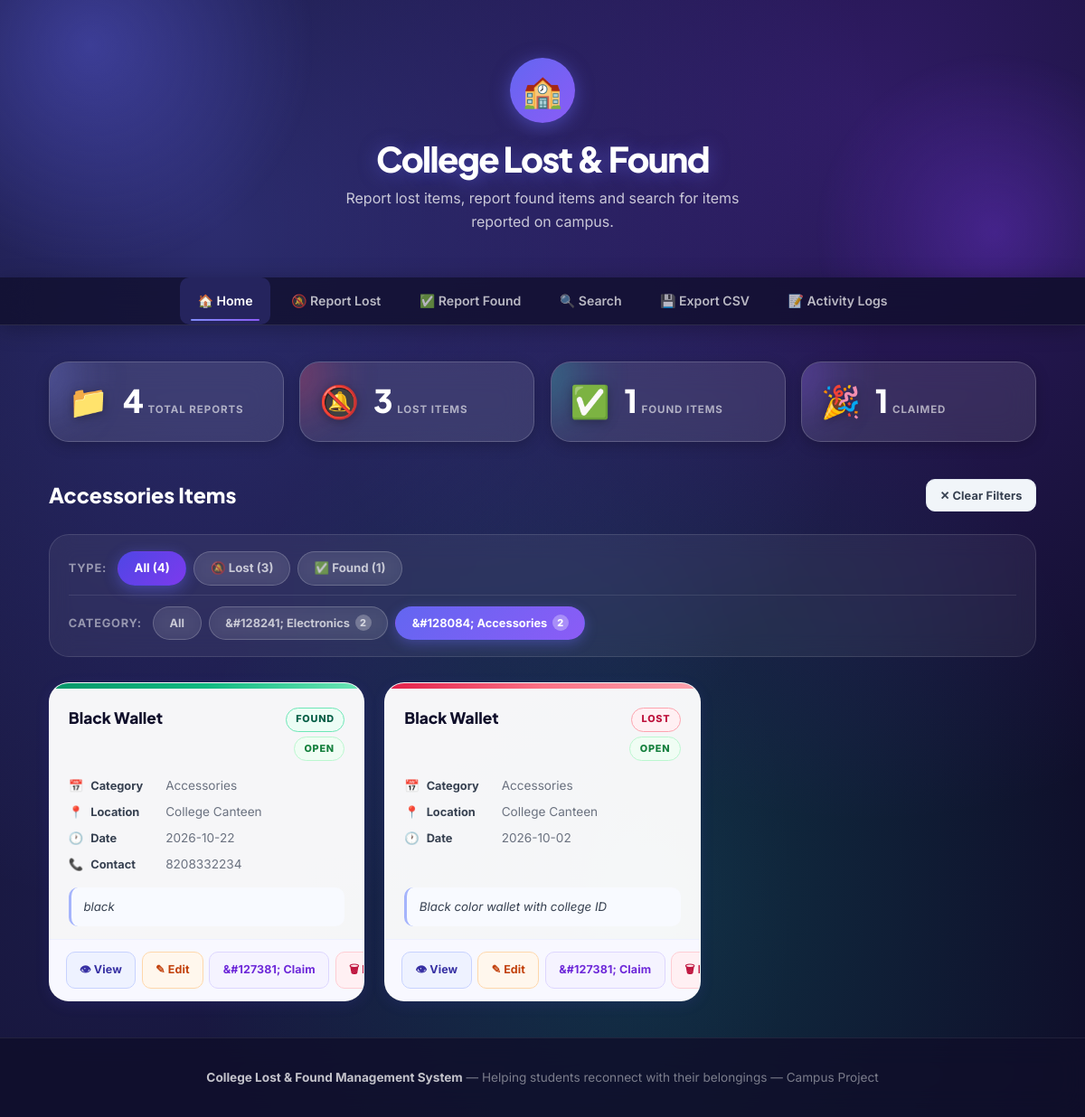
The page /?category=Accessories on the database its author committed.
### tables this page shows
CREATE TABLE items (
            id INTEGER PRIMARY KEY AUTOINCREMENT,
            item_type TEXT NOT NULL,
            item_name TEXT NOT NULL,
            category TEXT NOT NULL,
            location TEXT NOT NULL,
            date TEXT NOT NULL,
            description TEXT
        , contact TEXT, status TEXT NOT NULL DEFAULT 'Open');

### app.py (the view)
@app.route("/")
def home():
    filter_type     = request.args.get("filter",   "All")
    filter_category = request.args.get("category", "All")
    conn = None
    try:                                            # EXCEPTION HANDLING
        conn = get_db_connection()
        conditions, params = [], []
        if filter_type in ("Lost", "Found"):
            conditions.append("item_type = ?")
            params.append(filter_type)
        if filter_category != "All" and filter_category in CATEGORIES:
            conditions.append("category = ?")
            params.append(filter_category)
        where  = ("WHERE " + " AND ".join(conditions)) if conditions else ""
        items  = conn.execute(f"SELECT * FROM items {where} ORDER BY id DESC", params).fetchall()
        total   = conn.execute("SELECT COUNT(*) FROM items").fetchone()[0]
        lost    = conn.execute("SELECT COUNT(*) FROM items WHERE item_type='Lost'").fetchone()[0]
        found   = conn.execute("SELECT COUNT(*) FROM items WHERE item_type='Found'").fetchone()[0]
        claimed = conn.execute("SELECT COUNT(*) FROM items WHERE status='Claimed'").fetchone()[0]
        cat_counts = {}
        for cat in CATEGORIES:
            cat_counts[cat] = conn.execute(
                "SELECT COUNT(*) FROM items WHERE category=?", (cat,)
            ).fetchone()[0]
        stats = {"total": total, "lost": lost, "found": found, "claimed": claimed}
        return render_template("index.html", items=items, stats=stats,
                               filter_type=filter_type, filter_category=filter_category,
                               categories=CATEGORIES, cat_counts=cat_counts)
    except Exception as e:                          # EXCEPTION HANDLING
        flash(f"Error loading items: {str(e)}", "error")
        return render_template("index.html", items=[], stats={},
                               filter_type="All", filter_category="All",
                               categories=CATEGORIES, cat_counts={})
    finally:                                        # EXCEPTION HANDLING
        if conn:
            conn.close()

### app.py (called while the page is built)
def get_db_connection():
    conn = sqlite3.connect("database.db")
    conn.row_factory = sqlite3.Row
    return conn

### templates/index.html (shortened to what this page needs)
{% extends "base.html" %}
{% block content %}
<div class="stats-grid">
    <div class="stat-card total">
        <div class="stat-icon">&#128193;</div>
        <div class="stat-info">
            <span class="stat-num">{{ stats.total }}</span>
            <span class="stat-label">Total Reports</span>
        </div>
    </div>
    <div class="stat-card lost-s">
        <div class="stat-icon">&#128277;</div>
        <div class="stat-info">
            <span class="stat-num">{{ stats.lost }}</span>
            <span class="stat-label">Lost Items</span>
        </div>
    </div>
    <div class="stat-card found-s">
        <div class="stat-icon">&#9989;</div>
        <div class="stat-info">
            <span class="stat-num">{{ stats.found }}</span>
            <span class="stat-label">Found Items</span>
        </div>
    </div>
    <div class="stat-card claimed-s">
        <div class="stat-icon">&#127881;</div>
        <div class="stat-info">
            <span class="stat-num">{{ stats.claimed }}</span>
            <span class="stat-label">Claimed</span>
        </div>
    </div>
</div>
<div class="page-header">
    <h2 class="page-title">
        {% if filter_category != 'All' %}
            {{ filter_category }} Items
        {% elif filter_type != 'All' %}
            {{ filter_type }} Items
        {% else %}
            All Reported Items
        {% endif %}
    </h2>
    {% if filter_type != 'All' or filter_category != 'All' %}
        <a href="{{ url_for('home') }}" class="btn btn-secondary" style="font-size:0.8rem; padding:0.4rem 0.9rem;">&#10005; Clear Filters</a>
    {% endif %}
</div>
<div class="filter-section">
    <div class="filter-bar">
        <span class="filter-label">Type:</span>
        <a href="{{ url_for('home', category=filter_category if filter_category != 'All' else None) }}"
           class="filter-btn {{ 'active-all' if filter_type == 'All' }}">All ({{ stats.total }})</a>
        <a href="{{ url_for('home', filter='Lost', category=filter_category if filter_category != 'All' else None) }}"
           class="filter-btn {{ 'active-lost' if filter_type == 'Lost' }}">&#128277; Lost ({{ stats.lost }})</a>
        <a href="{{ url_for('home', filter='Found', category=filter_category if filter_category != 'All' else None) }}"
           class="filter-btn {{ 'active-found' if filter_type == 'Found' }}">&#9989; Found ({{ stats.found }})</a>
    </div>
    <div class="filter-bar category-filter-bar">
        <span class="filter-label">Category:</span>
        {% set cat_icons = {
            'Electronics': '&#128241;',
            'Books':       '&#128218;',
            'Documents':   '&#128196;',
            'Accessories': '&#128084;',
            'Clothing':    '&#128085;',
            'ID Card':     '&#128100;',
            'Keys':        '&#128273;',
            'Other':       '&#128230;'
        } %}
        <a href="{{ url_for('home', filter=filter_type if filter_type != 'All' else None) }}"
           class="filter-btn cat-btn {{ 'cat-active' if filter_category == 'All' }}">All</a>
        {% for cat in categories %}
            {% if cat_counts[cat] > 0 %}
                <a href="{{ url_for('home', category=cat, filter=filter_type if filter_type != 'All' else None) }}"
                   class="filter-btn cat-btn {{ 'cat-active' if filter_category == cat }}">
                    {{ cat_icons[cat] }} {{ cat }}
                    <span class="cat-count">{{ cat_counts[cat] }}</span>
                </a>
            {% endif %}
        {% endfor %}
    </div>
</div>
{% if items %}
    <div class="items-grid">
        {% for item in items %}
            <div class="item-card {{ 'lost-card' if item['item_type'] == 'Lost' else 'found-card' }}">
                <div class="card-strip {{ 'lost' if item['item_type'] == 'Lost' else 'found' }}"></div>
                <div class="card-body">
                    <div class="card-header-row">
                        <h3 class="item-title">{{ item['item_name'] }}</h3>
                        <div class="badge-group">
                            <span class="badge {{ 'badge-lost' if item['item_type'] == 'Lost' else 'badge-found' }}">
                                {{ item['item_type'] }}
                            </span>
                            <span class="badge {{ 'badge-claimed' if item['status'] == 'Claimed' else 'badge-open' }}">
                                {{ item['status'] }}
                            </span>
                        </div>
                    </div>
                    <div class="item-meta">
                        <div class="meta-row">
                            <span class="meta-icon">&#128197;</span>
                            <span class="meta-label">Category</span>
                            <span class="meta-value">{{ item['category'] }}</span>
                        </div>
                        <div class="meta-row">
                            <span class="meta-icon">&#128205;</span>
                            <span class="meta-label">Location</span>
                            <span class="meta-value">{{ item['location'] }}</span>
                        </div>
                        <div class="meta-row">
                            <span class="meta-icon">&#128336;</span>
                            <span class="meta-label">Date</span>
                            <span class="meta-value">{{ item['date'] }}</span>
                        </div>
                        {% if item['contact'] %}
                        <div class="meta-row">
                            <span class="meta-icon">&#128222;</span>
                            <span class="meta-label">Contact</span>
                            <span class="meta-value">{{ item['contact'] }}</span>
                        </div>
                        {% endif %}
                    </div>
                    {% if item['description'] %}
                        <div class="card-description">{{ item['description'] }}</div>
                    {% endif %}
                </div>
                <div class="card-actions">
                    <a href="{{ url_for('item_detail', id=item['id']) }}" class="btn btn-detail">&#128065; View</a>
                    <a href="{{ url_for('edit', id=item['id']) }}"        class="btn btn-edit">&#9998; Edit</a>
                    <a href="{{ url_for('mark_claimed', id=item['id']) }}" class="btn btn-claim {{ 'claimed' if item['status'] == 'Claimed' }}">
                        {{ '&#10003; Claimed' if item['status'] == 'Claimed' else '&#127381; Claim' }}
                    </a>
                    <a href="{{ url_for('delete', id=item['id']) }}" class="btn btn-delete"
                       onclick="return confirm('Delete this report permanently?')">&#128465; Delete</a>
                </div>
            </div>
        {% endfor %}
    </div>
{% endif %}
{% endblock %}

### rows shown on the page
items: item_name "Black Wallet", item_type "FOUND", status "OPEN", category "Accessories", location "College Canteen", date "2026-10-22", contact "8208332234", description "black", status "&#127381; Claim"
items: item_name "Black Wallet", item_type "LOST", status "OPEN", category "Accessories", location "College Canteen", date "2026-10-02", description "Black color wallet with college ID", status "&#127381; Claim"

### other values the page prints
{{ stats.total }} "4"
{{ stats.lost }} "3"
{{ stats.found }} "1"
{{ stats.claimed }} "1"
{{ filter_category }} "Accessories"
{{ cat_icons[cat] }} "&#128241;" "&#128084;"
{{ cat }} "Electronics" "Accessories"
{{ cat_counts[cat] }} "2" "2"
